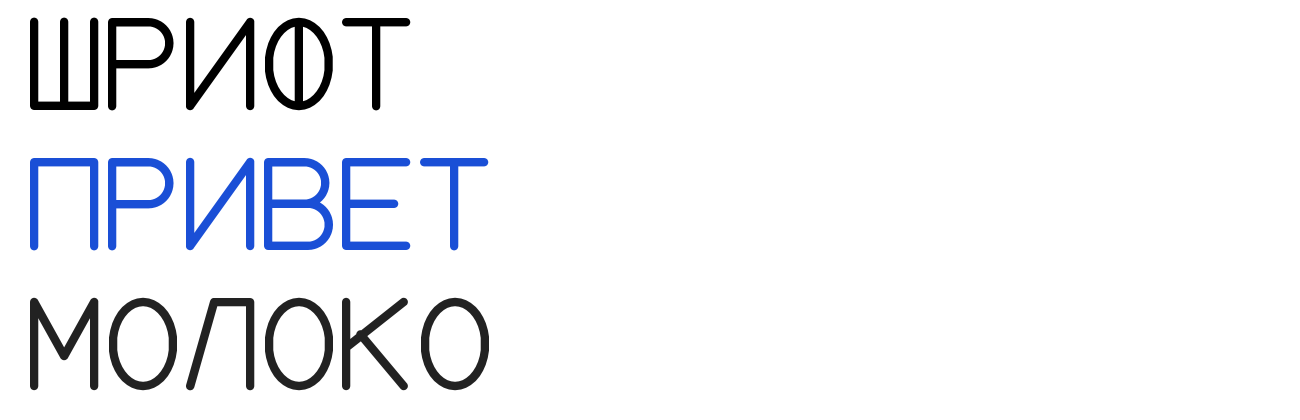

Write Python code to recreate this figure.
import math
from fontTools.fontBuilder import FontBuilder
from fontTools.pens.ttGlyphPen import TTGlyphPen
from shapely.geometry import LineString, Polygon, MultiPolygon
from shapely.ops import unary_union
from shapely.geometry.polygon import orient
W=70  # stroke width
def arc(cx,cy,rx,ry,a0,a1,n=24): return [(cx+rx*math.cos(math.radians(a0+(a1-a0)*i/n)),cy+ry*math.sin(math.radians(a0+(a1-a0)*i/n))) for i in range(n+1)]
ell=arc(250,350,250,350,0,360,40)
G={
 'П':[[(0,0),(0,700),(500,700),(500,0)]],
 'Р':[[(0,0),(0,700),(300,700)]+arc(300,525,175,175,90,-90)[1:]+[(0,350)]],
 'И':[[(0,0),(0,700)],[(500,0),(500,700)],[(0,0),(500,700)]],
 'В':[[(0,0),(0,700),(300,700)]+arc(300,525,175,175,90,-90)[1:]+[(0,350)],[(0,350),(330,350)]+arc(330,175,175,175,90,-90)[1:]+[(0,0)]],
 'Е':[[(500,700),(0,700),(0,0),(500,0)],[(0,350),(400,350)]],
 'Т':[[(0,700),(500,700)],[(250,700),(250,0)]],
 'М':[[(0,0),(0,700),(250,250),(500,700),(500,0)]],
 'А':[[(0,0),(250,700),(500,0)],[(100,250),(400,250)]],
 'Ш':[[(0,700),(0,0),(500,0),(500,700)],[(250,700),(250,0)]],
 'Ф':[[(250,0),(250,700)],ell[:]],
 'К':[[(0,0),(0,700)],[(480,700),(0,320)],[(120,430),(480,0)]],
 'О':[ell[:]],
 'Л':[[(0,0),(200,700),(500,700),(500,0)]],
 'Н':[[(0,0),(0,700)],[(500,0),(500,700)],[(0,350),(500,350)]],
 'С':[arc(250,350,250,350,40,320,40)],
}
NAMES={'П':'uni041F','Р':'uni0420','И':'uni0418','В':'uni0412','Е':'uni0415','Т':'uni0422','М':'uni041C','А':'uni0410','Ш':'uni0428','Ф':'uni0424','К':'uni041A','О':'uni041E','Л':'uni041B','Н':'uni041D','С':'uni0421'}
def outline(strokes):
    shapes=[LineString(s).buffer(W/2,cap_style=1,join_style=1,resolution=8) for s in strokes]
    u=unary_union(shapes)
    return list(u.geoms) if isinstance(u,MultiPolygon) else [u]
order=['.notdef','space']+[NAMES[c] for c in G]
glyphs={};adv={}
pen=TTGlyphPen(None); glyphs['.notdef']=pen.glyph(); adv['.notdef']=(600,0)
pen=TTGlyphPen(None); glyphs['space']=pen.glyph(); adv['space']=(300,0)
PAD=40
for ch,strokes in G.items():
    pen=TTGlyphPen(None)
    for poly in outline(strokes):
        poly=orient(poly,sign=-1.0)  # exterior clockwise, holes ccw (TrueType)
        for ring in [poly.exterior]+list(poly.interiors):
            pts=[(round(x+PAD),round(y)) for x,y in list(ring.coords)[:-1]]
            pen.moveTo(pts[0])
            for p in pts[1:]: pen.lineTo(p)
            pen.closePath()
    glyphs[NAMES[ch]]=pen.glyph(); adv[NAMES[ch]]=(500+W+2*PAD,0)
cmap={32:'space'}; cmap.update({ord(c):NAMES[c] for c in G})
fb=FontBuilder(1000,isTTF=True)
fb.setupGlyphOrder(order); fb.setupCharacterMap(cmap)
fb.setupGlyf(glyphs); fb.setupHorizontalMetrics({g:(adv[g][0],0) for g in order})
fb.setupHorizontalHeader(ascent=800,descent=-200)
fb.setupNameTable({'familyName':'DemoSkeleton','styleName':'Regular'})
fb.setupOS2(sTypoAscender=800,sTypoDescender=-200,usWinAscent=900,usWinDescent=250)
fb.setupPost()
fb.save('DemoSkeleton.ttf')
print('saved',len(G),'glyphs')
from PIL import Image,ImageDraw,ImageFont
f=ImageFont.truetype('DemoSkeleton.ttf',120)
img=Image.new('RGB',(1300,420),'white'); d=ImageDraw.Draw(img)
d.text((30,10),'ШРИФТ',font=f,fill='black')
d.text((30,150),'ПРИВЕТ',font=f,fill='#1a4fd6')
d.text((30,290),'МОЛОКО',font=f,fill='#222')
img.save('fontdemo.png')
